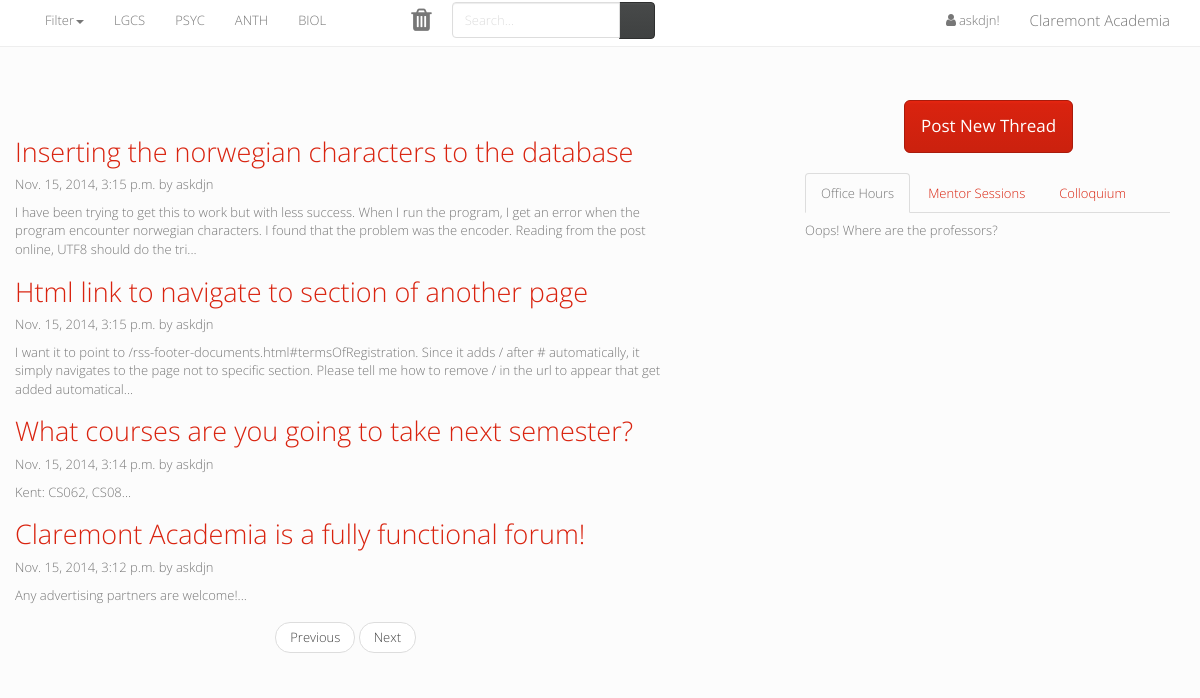
Before: / (signed in) with the older database file.
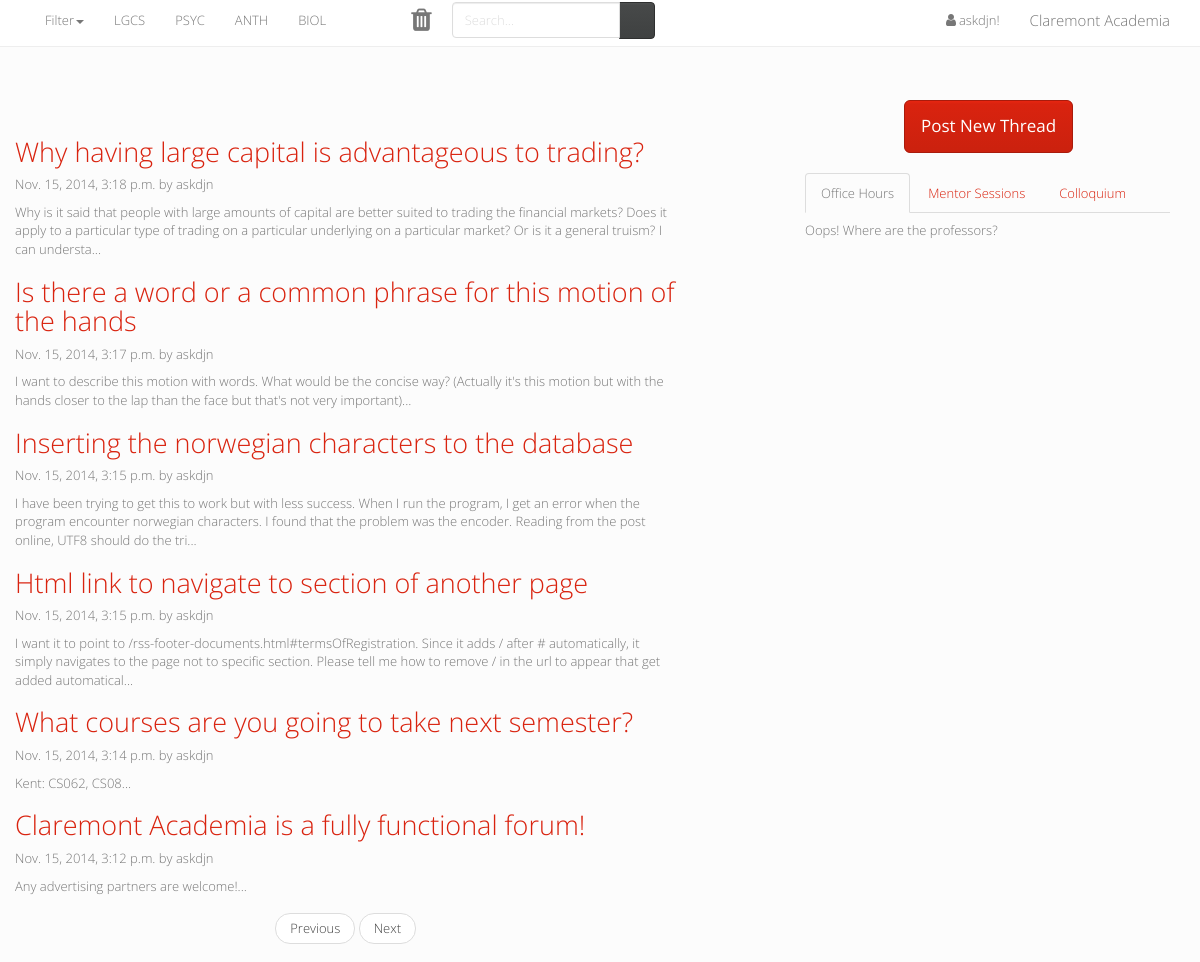
After: the same page with the newer database file.
### forum/models.py (models this page shows, shortened)
class Post(models.Model):
    poster = models.ForeignKey(User)
    content = models.TextField()
    date = models.DateTimeField(default = timezone.now)
    def someContent(self):
        return self.content[:250] + "..."

class Thread(Post):
    subforum = models.ForeignKey(Subforum)
    title = models.CharField(max_length=128)
    def get_url(self):
        if isinstance(self.subforum, Class):
            s = Class.objects.get(name = self.subforum.name).get_url()
        else:
            s = self.subforum.get_url()
        return s + str(self.id) +'/'

class Post(models.Model):
    poster = models.ForeignKey(User)
    content = models.TextField()
    date = models.DateTimeField(default = timezone.now)
    def someContent(self):
        return self.content[:250] + "..."

class User(AbstractBaseUser):
    email = models.CharField(max_length=64, unique=True)
    display_name = models.CharField(max_length=64)
    forums = models.ManyToManyField(Subforum)
    USERNAME_FIELD = 'email'
    objects = BaseUserManager()

### forum/views.py (the view)
# urls.py: url(r'^$',views.index, name='index'),
def index(request):
    if not request.user.is_authenticated():
        return redirect('/login/')
    return render(request, 'index.html',{'forum': None, 'threads': Thread.objects.order_by('-date')[:10]});

### forum/models.py (called while the page is built)
    def get_url(self):
        return '/forums/' + self.name.lower() + '/'

    def get_url(self):
        return self.department.get_url() + self.name.lower() + '/'

### forum/views.py (called while the page is built)
def render(request, template_name, dictionary = dict([])):
    dictionary.update({'departments': Department.objects.all(), 'classes': Class.objects.all()})
    return oldrender(request, template_name, dictionary)

### forum/templates/index.html (shortened to what this page needs)
{% extends "base.html" %}
{% block leftblock %}
<br />
<div class="blog-post">
    {% for thread in threads %}
        <h2 class="blog-post-title"><a href="{{ thread.get_url }}">{{ thread.title }}</a></h2>
        <p class="blog-post-meta">{{ thread.date }} by {{ thread.poster.display_name }}</p>
        <p>{{ thread.someContent }}</p>
    {% endfor %}
</div>
<nav>
    <ul class="pager">
        <li><a href="#">Previous</a></li>
        <li><a href="#">Next</a></li>
    </ul>
</nav>
{% endblock %}

Changed rows visible on the page:
added Thread: title "Why having large capital is advantageous to trading?", date "Nov. 15, 2014, 3:18 p.m.", poster.display_name "askdjn", someContent "Why is it said that people with large amounts of capital are better suited to trading the financial markets? Does it apply to a particular type of trading on a particular underlying on a particular market? Or is it a general truism? I can understa..."
added Thread: title "Is there a word or a common phrase for this motion of the hands", date "Nov. 15, 2014, 3:17 p.m.", poster.display_name "askdjn", someContent "I want to describe this motion with words. What would be the concise way? (Actually it's this motion but with the hands closer to the lap than the face but that's not very important)..."
